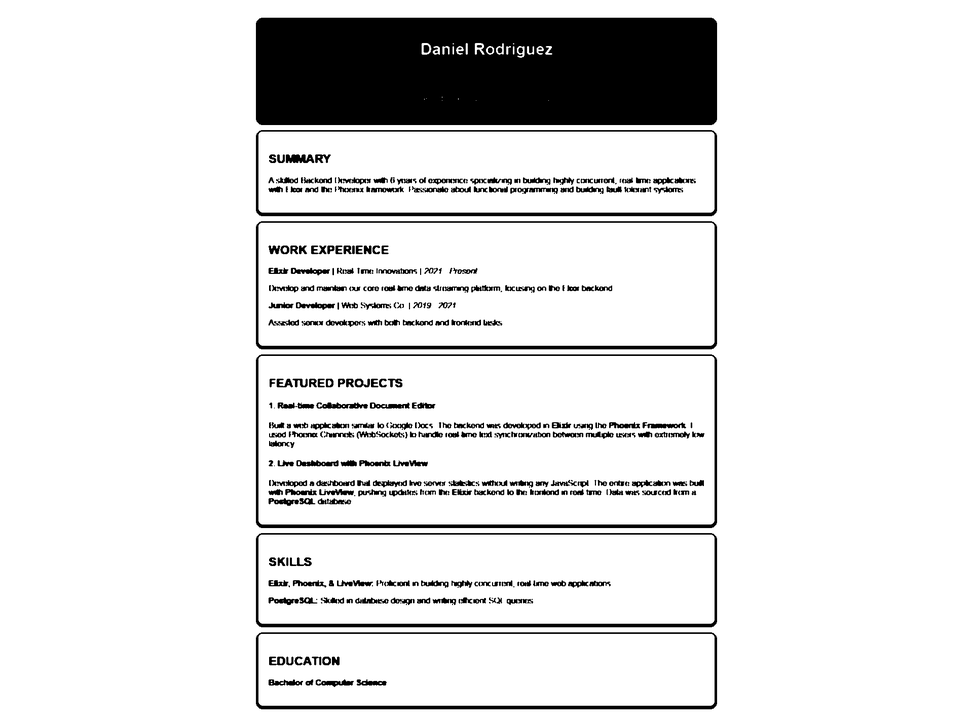
#> input picture TT_TLU/project/cleaned_cv.png, 973 x 725 px, shrunk from 1920 x 1432 before the run
$ python -i stage_preprocess_cv.py   (imports and definitions only)
#> lines starting #> are read from the running program, lines starting #| are printed output that depends on the picture; after the words box and inside, x2 and y2 are one past the last pixel; in counts of white or black regions, pixels touching at a corner belong together
import cv2
import numpy as np
import os
from typing import Optional


def preprocess_image_for_ocr(img_path: str, out_path: Optional[str] = None) -> str:
#> called with img_path = '../cleaned_cv.png'
    img = cv2.imread(img_path, cv2.IMREAD_GRAYSCALE)
#> img is the input picture: shape (725, 973); min 0, max 255, mean 226
    if img is None:
        raise FileNotFoundError(f"Cannot read image: {img_path}")

    img = cv2.equalizeHist(img)
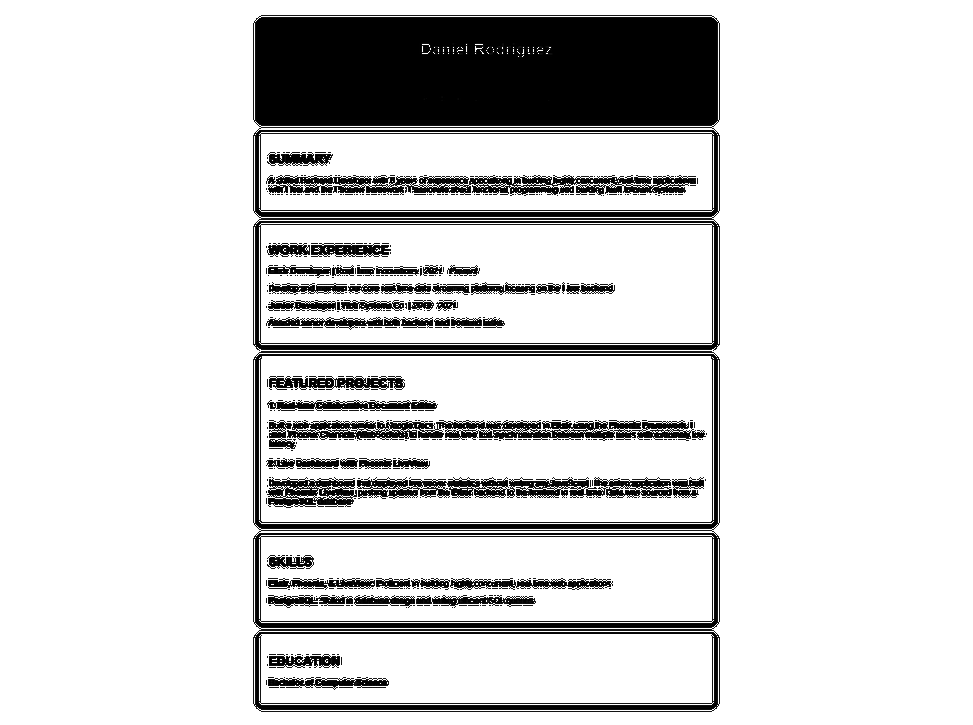
#> img: shape (725, 973); min 0, max 255, mean 213.3
    img = cv2.medianBlur(img, 3)
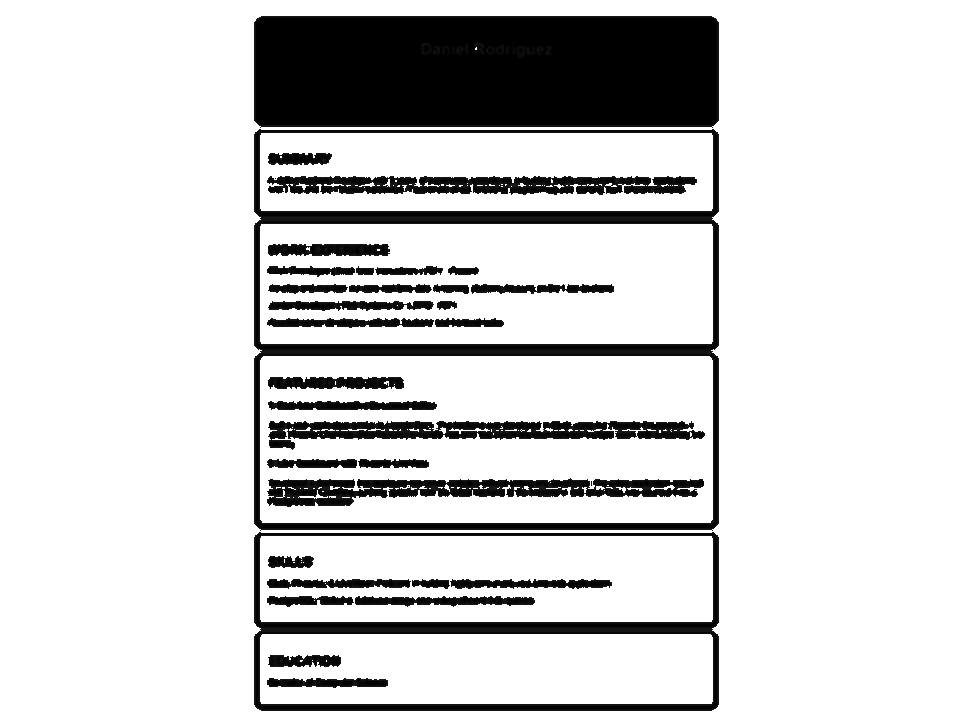
#> img: shape (725, 973); min 0, max 255, mean 211.8
    _, img_bin = cv2.threshold(img, 0, 255, cv2.THRESH_BINARY + cv2.THRESH_OTSU)
#> img_bin: shape (725, 973); 82.5% white; 35 black regions (3 under 20 px), largest, box (x1, y1, x2, y2) and area: (254, 16, 719, 128) 51528, (254, 129, 719, 531) 20449, (254, 532, 719, 711) 11976
    kernel = np.ones((1, 1), np.uint8)
    img_dilated = cv2.dilate(img_bin, kernel, iterations=1)

    if out_path is None:
        out_dir = os.path.join(os.getcwd(), "temp_preprocessed")
        os.makedirs(out_dir, exist_ok=True)
        fname = os.path.basename(img_path).replace(".", "_cleaned.")
        out_path = os.path.join(out_dir, fname)

    cv2.imwrite(out_path, img_dilated)
    return out_path


# Alias cho main_extract.py
preprocess_image = preprocess_image_for_ocr


def preprocess_column(column_gray, is_dark_bg=False):
    if is_dark_bg:
        col_inverted = cv2.bitwise_not(column_gray)
        return cv2.adaptiveThreshold(col_inverted, 255,
                                     cv2.ADAPTIVE_THRESH_GAUSSIAN_C,
                                     cv2.THRESH_BINARY, 11, 2)
    else:
        return cv2.adaptiveThreshold(column_gray, 255,
                                     cv2.ADAPTIVE_THRESH_GAUSSIAN_C,
                                     cv2.THRESH_BINARY, 11, 2)

>>> result = preprocess_image_for_ocr('../cleaned_cv.png')
